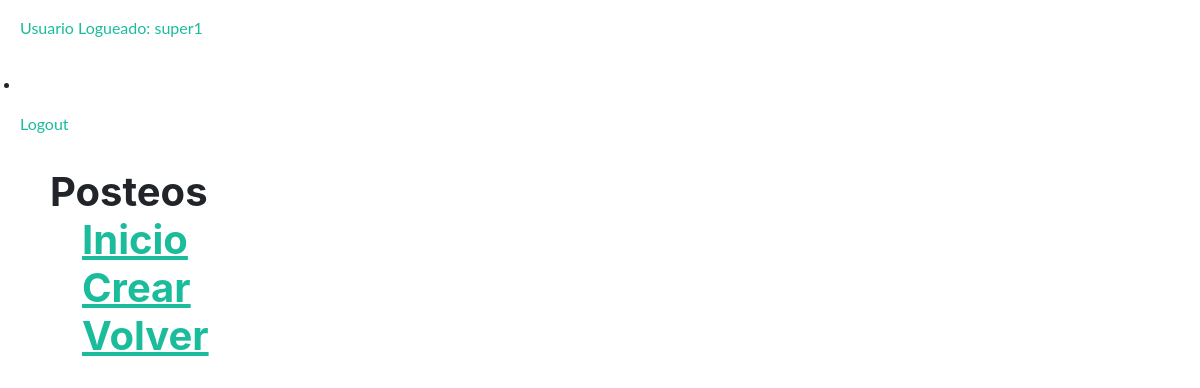
The page /blog/post/list/self (signed in) on the database as committed earlier.
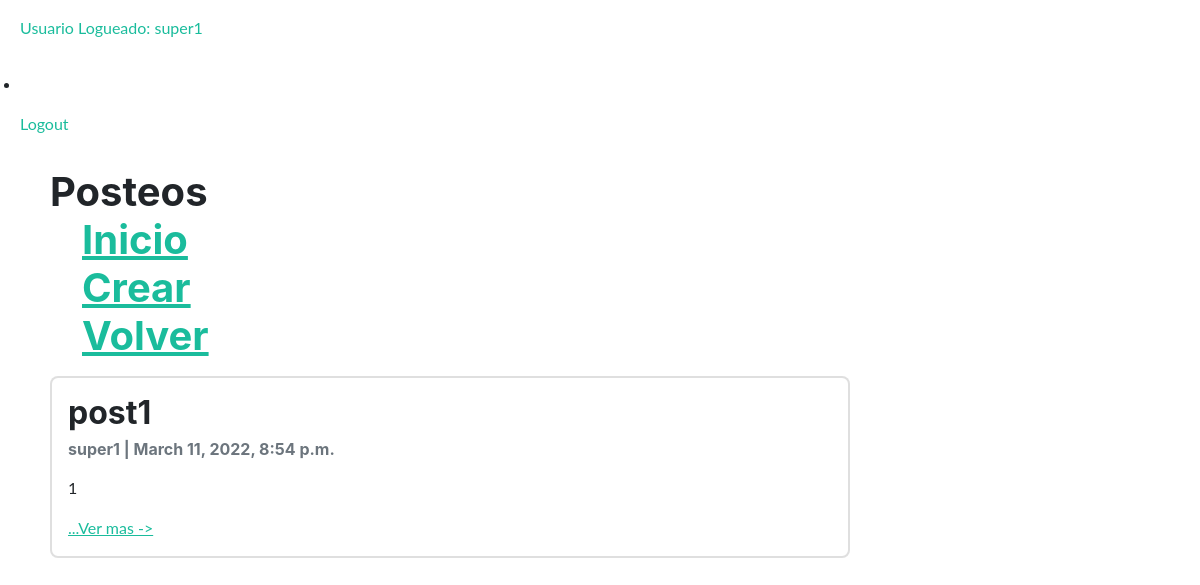
The same page on the database as committed later.
### blog/models.py (models this page shows, shortened)
class Post(models.Model):
    titulo = models.CharField(max_length=200, unique=True)
    slug = models.SlugField(max_length=200, unique=True)
    autor = models.ForeignKey(User, on_delete= models.CASCADE,related_name='blog_posts')
    modificado_el = models.DateTimeField(auto_now= True)
    contenido = RichTextUploadingField()
    creado_el = models.DateTimeField(auto_now_add=True)
    status = models.IntegerField(choices=STATUS, default=0)
    class Meta:
        ordering = ['-creado_el']

### blog/views.py (the view)
# urls.py: path('post/list/self', PostListSelf.as_view(), name='post_list_self'),
class PostListSelf(ListView):
    model = Post
    template_name = 'blog/post_list_self.html'
    queryset = Post.objects.filter(status=1).order_by('-creado_el')

### templates/blog/post_list_self.html (shortened to what this page needs)
{% load static %}
<!DOCTYPE html>
<html lang="en">
<head>
    <link href="{% static 'blog/css/styles.css' %}" rel="stylesheet" />
    {% if request.user.is_authenticated %}
    <p class="text-primary mx-0 mx-lg-1"><a class="nav-link py-3 px-0 px-lg-3 rounded"> Usuario Logueado: {{user.username}} </a> </p>
    <li class="nav-item mx-0 mx-lg-1"><a class="nav-link py-3 px-0 px-lg-3 rounded" href="{% url 'logout' %}">Logout</a></li>
    {% endif %}
</head>
<body>
    <div class="col-md-8 mt-3 left" style="margin:0px 0px 0px 50px">
        <h1>Posteos
            <ul>
                <a href="{% url 'Inicio'%}">Inicio</a>
                <br>
                {% if request.user.is_authenticated and user.is_staff == 1%}
                    <a href="{% url 'post_create'%}">Crear</a>
                {% endif %}
                <br>
                <a href="{% url 'post_list'%}">Volver</a>
            </ul>
        </h1>
        {% for Post in post_list %}
            {% if user.is_authenticated and user.username == Post.autor.username %}
            <div class="card mb-4">
                <div class="card-body">
                    <h2 class="card-title">{{ Post.titulo }}</h2>
                    <p class="card-text text-muted h6">{{ Post.autor }} | {{ Post.creado_el}} </p>
                    <p class="card-text">{{Post.contenido|slice:":200"|safe}}</p>
                    <a href="{% url 'post_detail' Post.slug %}">...Ver mas -></a>
                </div>
            </div>
            {% endif %}
        {% endfor %}
    </div>
</body>
</html>

Rows that differ between the two databases and show on the page:
added Post: titulo "post1", autor "super1", creado_el "March 11, 2022, 8:54 p.m.", contenido "1"
